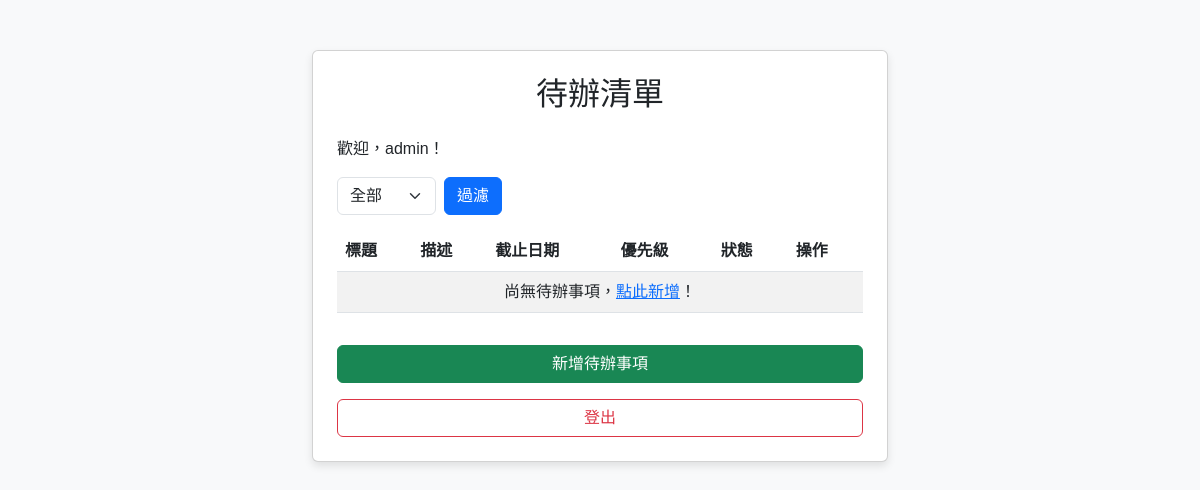
Page /todos/ (signed in) on the earlier database version.
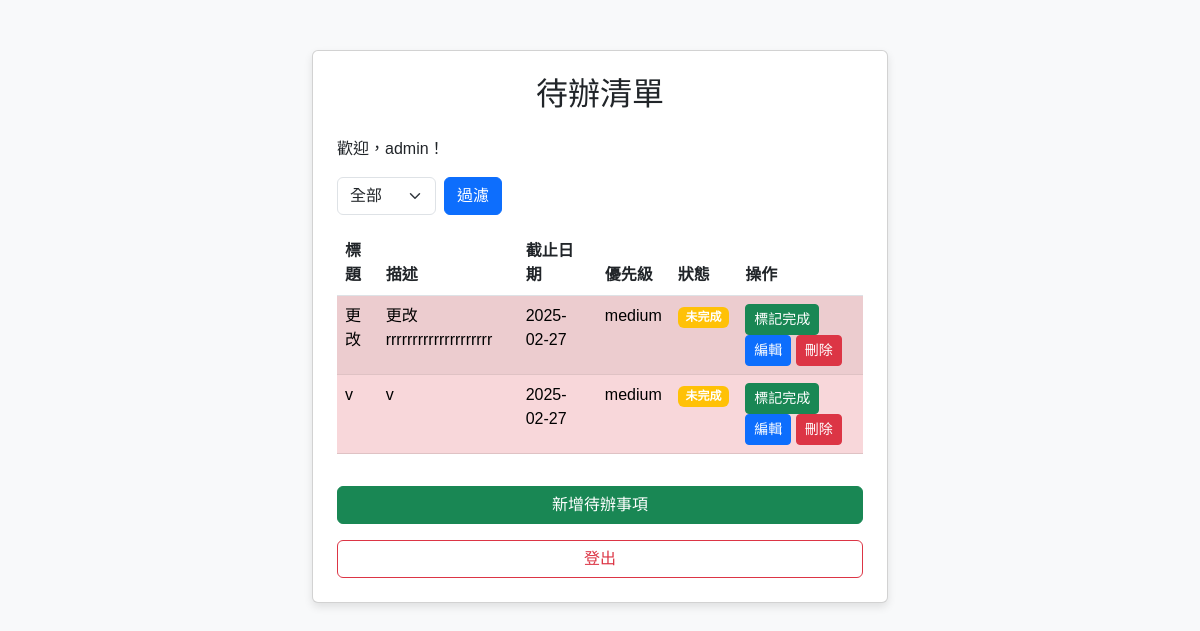
Same page on the later database version.
### ToDos/models.py (models this page shows, shortened)
class ToDo(models.Model):
    PRIORITY_CHOICES = [
        ('high' , '高'),
        ('medium' , '中'),
        ('low' , '低'),
    ]
    user = models.ForeignKey(User, on_delete = models.CASCADE, related_name = 'todos')
    title = models.CharField(max_length = 100)
    description = models.TextField(blank  = True , null = True) #charfield通常用於固定長度字串 使用text更適合長文本
    due_date = models.DateField()
    priority = models.CharField(max_length = 6 , choices = PRIORITY_CHOICES)
    completed = models.BooleanField(default = False)  #沒有設定參數時 boolean預設為none
    created_at = models.DateTimeField(auto_now_add = True)

### ToDos/views.py (the view)
# urls.py: path('todos/' , views.todos , name = 'todos'),
@login_required(login_url='login_view') #若使用者透過get方法進入 則導向註冊畫面
def todos(request):
    filter_option = request.GET.get('filter', 'all')    # 取得篩選條件，預設為 'all'
    if filter_option == 'completed':
        todos_list = ToDo.objects.filter(user=request.user, completed=True)
    elif filter_option == 'incomplete':
        todos_list = ToDo.objects.filter(user=request.user, completed=False)
    else:
        todos_list = ToDo.objects.filter(user=request.user)
    today = timezone.now()
    return render (request , 'todo_list.html' ,  {'todos': todos_list, 'filter': filter_option , 'today' : today})

### templates/todo_list.html (shortened to what this page needs)
{% extends 'base.html' %}
{% block content %}
    <div class="card p-4">
        <h2 class="text-center mb-4">待辦清單</h2>
        <p>歡迎，{{ user.username }}！</p>
        <div class="mb-3">
            <form method="get" class="d-flex gap-2">
                <select name="filter" class="form-select w-auto">
                    <option value="all" {% if filter == 'all' %}selected{% endif %}>全部</option>
                </select>
                <button type="submit" class="btn btn-primary">過濾</button>
            </form>
        </div>
        <table class="table table-striped">
            <thead>
                <tr>
                    <th>標題</th>
                    <th>描述</th>
                    <th>截止日期</th>
                    <th>優先級</th>
                    <th>狀態</th>
                    <th>操作</th>
                </tr>
            </thead>
            <tbody>
                {% for todo in todos %}
                <tr {% if todo.due_date|date:"Y-m-d" < today|date:"Y-m-d" and not todo.completed %}class="table-danger"{% endif %}>
                    <td>{{ todo.title }}</td>
                    <td>{{ todo.description|default:"無" }}</td>
                    <td>{{ todo.due_date|date:"Y-m-d" }}</td>
                    <td>{{ todo.priority }}</td>
                    <td>{% if todo.completed %}<span class="badge bg-success">已完成</span>{% else %}<span class="badge bg-warning">未完成</span>{% endif %}</td>
                    <td>
                        <form method="post" action="{% url 'toggle_todo' todo.id %}" style="display:inline;">
                            <button type="submit" class="btn btn-sm {% if todo.completed %}btn-secondary{% else %}btn-success{% endif %}">
                                {% if todo.completed %}標記未完成{% else %}標記完成{% endif %}
                            </button>
                        </form>
                        <a href="{% url 'edit_todo' todo.id %}" class="btn btn-sm btn-primary">編輯</a>
                        <a href="{% url 'to_confirm_page' todo.id %}" class="btn btn-sm btn-danger">刪除</a>
                    </td>
                </tr>
                {% empty %}
                <tr>
                    <td colspan="6" class="text-center">
                        尚無待辦事項，<a href="{% url 'add_todo' %}">點此新增</a>！
                    </td>
                </tr>
                {% endfor %}
            </tbody>
        </table>
        <a href="{% url 'add_todo' %}" class="btn btn-success w-100 mt-3">新增待辦事項</a>
        <a href="{% url 'logout_view' %}" class="btn btn-outline-danger w-100 mt-3">登出</a>
    </div>
{% endblock %}

### templates/base.html (shortened to what this page needs)
<!DOCTYPE html>
<html lang="zh-Hant">
<head>
    <link href="https://cdn.jsdelivr.net/npm/bootstrap@5.3.0/dist/css/bootstrap.min.css" rel="stylesheet">
</head>
<body>
    <div class="container">
        {% block content %}{% endblock %}
    </div>
</body>
</html>

### templates/base.html (style rules this page uses)
body { background-color: #f8f9fa; font-family: Arial, sans-serif; }
.container { max-width: 600px; margin-top: 50px; }
.card { box-shadow: 0 4px 8px rgba(0,0,0,0.1); }

Differences in the rows shown:
added ToDo: title "更改", description "更改rrrrrrrrrrrrrrrrrrrr", due_date "2025-02-27", priority "medium", completed "未完成"
added ToDo: title "v", description "v", due_date "2025-02-27", priority "medium", completed "未完成"
Other differences:
text no longer shown: "尚無待辦事項， 點此新增 ！"
